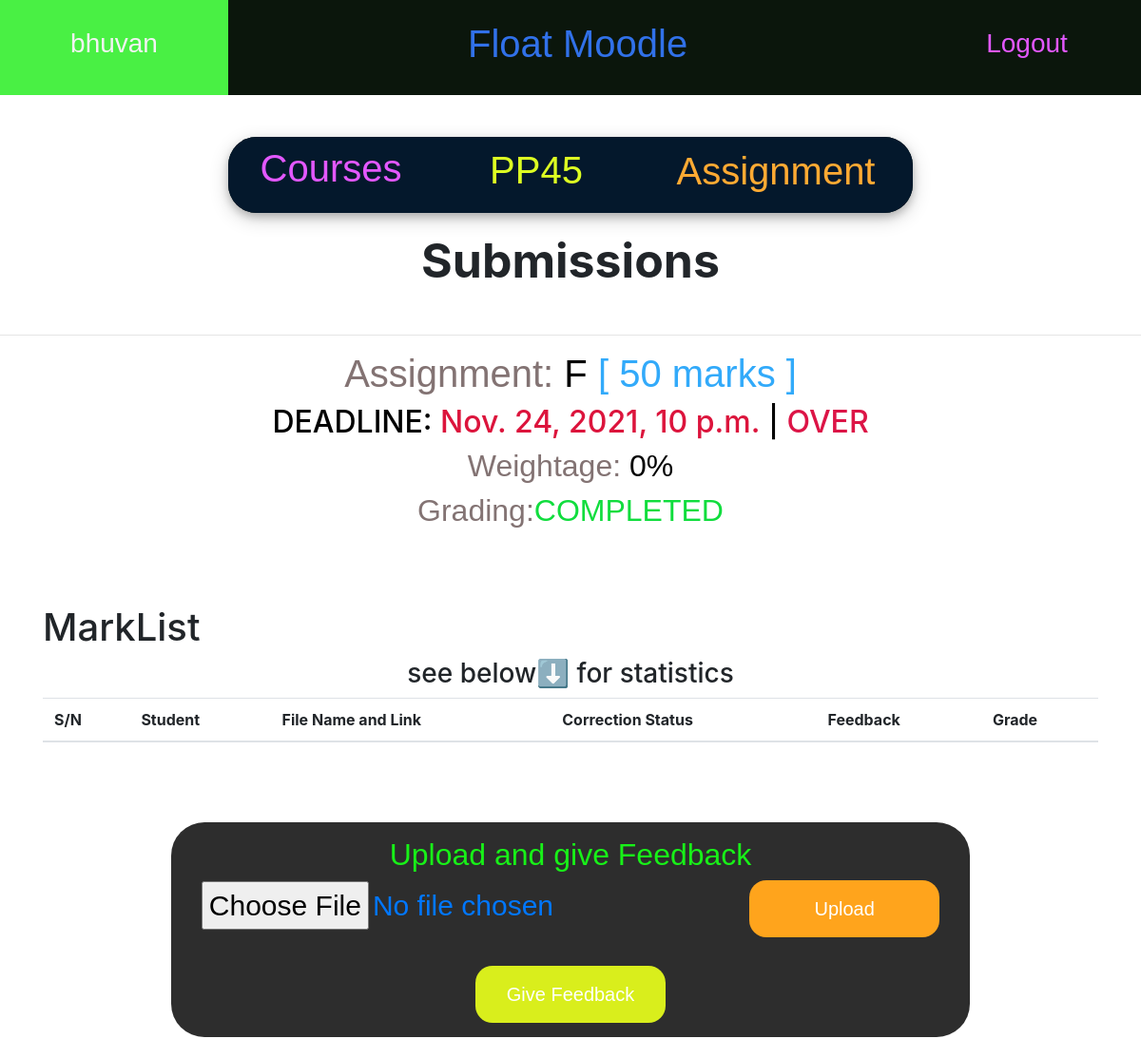
Page /courses/1/assign/11/submissions (signed in, upper part) on the earlier database version.
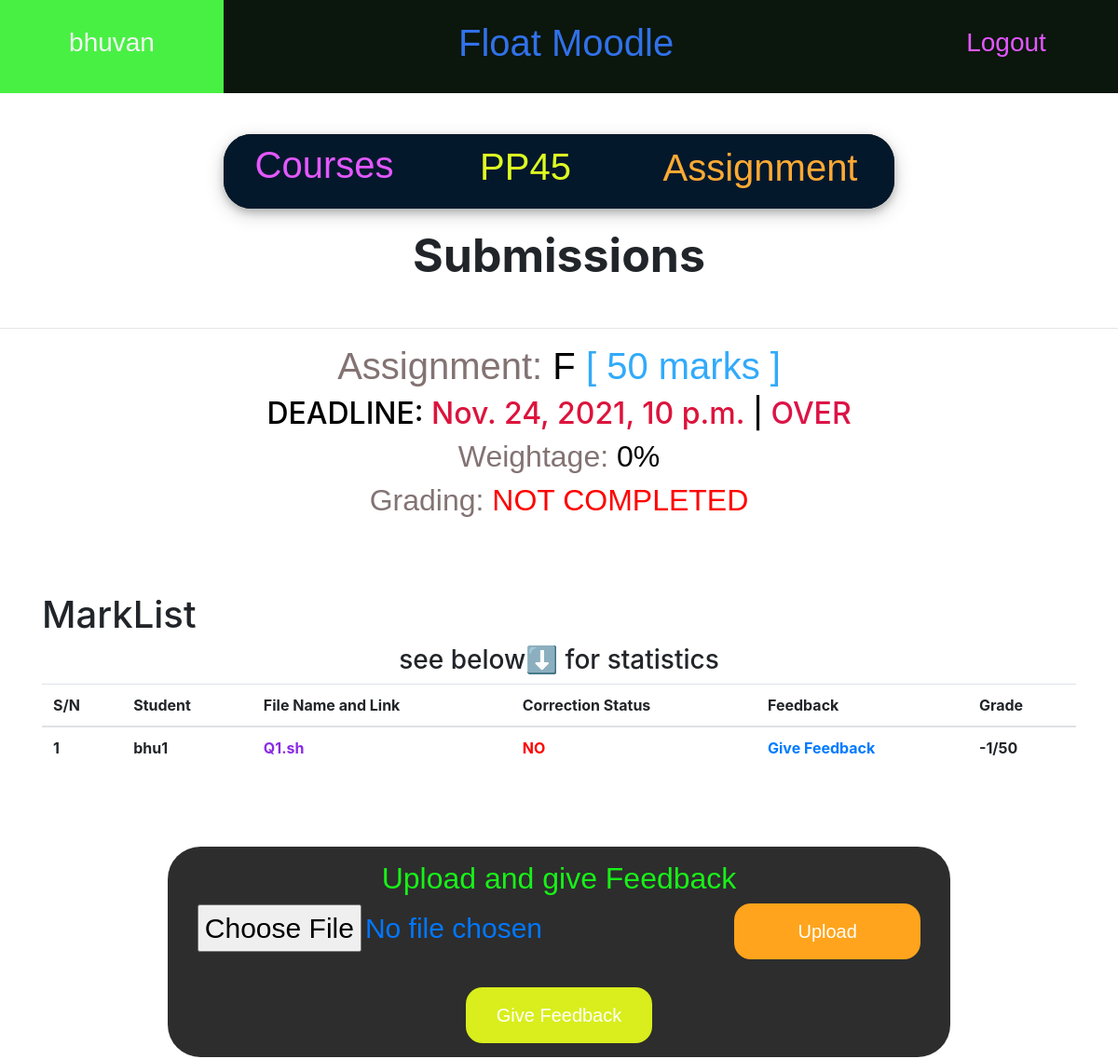
Same page on the later database version.
### courses/models.py (models this page shows, shortened)
class Assignment(models.Model):
    name = models.CharField(max_length=128,default='')
    link = models.URLField(default='')
    file_name = models.CharField(max_length=100,default='problem_statement')
    file = models.FileField(upload_to='assignments',blank=True)
    statement = models.CharField(max_length=300,default='')
    course = models.ForeignKey(Course,on_delete=models.CASCADE)
    maxmarks = models.IntegerField(default=100)
    deadline = models.DateTimeField(blank=False) #need to set while creating assign.
    weightage = models.IntegerField(default=0)
    feedfile = models.FileField(upload_to='feedback', blank = True)

class FileSubmission(models.Model):
    user = models.ForeignKey(User,on_delete=models.CASCADE)
    file = models.FileField(upload_to='submissions',blank=True)
    file_name = models.CharField(max_length=100,default='submission')
    assignment = models.ForeignKey(Assignment,on_delete=models.CASCADE)
    feedback = models.CharField(max_length=500,default='Your Feedback Appears Here')
    corrected = models.CharField(max_length=10,default='NO')
    grade = models.IntegerField(default=-1)
    sub_time = models.DateTimeField(auto_now=True) #last 'MODIFIED' time. // automatically updates itself.

### courses/views.py (the view)
# urls.py: path('<int:course_id>/assign/<int:assign_id>/submissions',views.submissions,name ='submissions'),
def submissions(request,course_id,assign_id):
    a = Assignment.objects.get(pk = assign_id)
    c = Course.objects.get(pk = course_id )
    if not request.user.is_authenticated:
        return redirect('login')
    uname = request.user.username
    Snames = [ s.username for s in c.students.all() ]
    Tnames = [ s.username for s in c.TAs.all() ]
    uname = request.user.username
    if uname not in Tnames and uname != c.instructor.username:
        return redirect('CourseHome')
    if request.method == 'POST':
        form = AssignmentSubmitForm(request.POST,request.FILES)
        if form.is_valid():
            s_file = request.FILES.get('file',False)
            if s_file:
                a.feedfile = s_file
                a.save()
                give_feedback(c,a)
                return redirect('submissions',course_id,assign_id)
    else:
        form = AssignmentSubmitForm()
    grading_done = True
    for sub in a.filesubmission_set.all():
        if sub.corrected == 'NO':
            grading_done = False
            break
    marks = assign_marks_array(c,a)
    min_marks = np.amin(marks)
    max_marks = np.amax(marks)
    cap = a.maxmarks
    M_mean = marks.mean()
    M_sd = marks.std()
    M_var = M_sd*M_sd
    if True:
        ax = plt.figure().gca()
        ax.yaxis.set_major_locator(MaxNLocator(integer=True))
        plt.hist(marks,bins = int(cap/10),edgecolor = 'k',linewidth = 2,color='blue',alpha = 0.68,label='Marks')
        plt.xlabel('Whole Marks Range',fontsize = 15)
        plt.ylabel('Frequency',fontsize = 15)
        plt.title('Histogram of obtained Marks, Mean',fontsize = 18)
        plt.xlim([-10,cap+10])
        plt.grid(axis='y', alpha=0.5)
        plt.axvline(marks.mean(), color= '#01153E', linestyle='dashed', linewidth=2.5,label = 'mean')
        ax.legend(loc='lower center', bbox_to_anchor=(0.5, 0.1),
            ncol=3, fancybox=True, shadow=True)
        buf = BytesIO()
        plt.savefig(buf, format='png', dpi=300)
        histm = base64.b64encode(buf.getvalue()).decode('utf-8').replace('\n', '')
        buf.close()
        plt.clf()
    if True:
        ax = plt.figure().gca()
        ax.yaxis.set_major_locator(MaxNLocator(integer=True))
        plt.hist(marks,bins = int(cap/10),edgecolor = 'k',linewidth = 2,color='r',alpha = 0.7,label='Marks')
        plt.xlabel('Obtained Marks Range',fontsize = 15)
        plt.ylabel('Frequency',fontsize = 15)
        plt.title('Histogram of obtained Marks, Mean',fontsize = 18)
        plt.xlim([min_marks-5,max_marks+5])
        plt.grid(axis='y', alpha=0.5)
        plt.axvline(marks.mean(), color= 'k', linestyle='dashed', linewidth=2.5,label = 'mean')
        ax.legend(loc='lower center', bbox_to_anchor=(0.5, 0.1),
            ncol=3, fancybox=True, shadow=True)
        buf = BytesIO()
        plt.savefig(buf, format='png', dpi=300)
        histv = base64.b64encode(buf.getvalue()).decode('utf-8').replace('\n', '')
        buf.close()
        plt.clf()
    args = {
        'assign': a,
        'course': c,
        'submissions': list(a.filesubmission_set.all()),
        'form': form,
        'nowtime': datetime.datetime.now(),
        'GRADED': grading_done,
        'histv':histv,
        'histm':histm,
        'mean': round(M_mean,2),
        'sd': round(M_sd,2),
        'var': round(M_var,2),
    }
    return render(request,'courses/submissions.html',args)

### courses/forms.py
class AssignmentSubmitForm(forms.Form):
    file = forms.FileField(label='Submission File',required=True)

### courses/views.py (called while the page is built)
def assign_marks_array(course,assign):
    A = assign
    C = course
    S = C.students.all()
    Snames = [ s.username for s in S ]
    numS = len(S)
    Data = np.zeros(numS)
    for sub in A.filesubmission_set.all():
        ind = Snames.index(sub.user.username)
        if sub.corrected == 'YES':
            Data[ind] = sub.grade
    return Data

### accounts/templates/courses/submissions.html (shortened to what the changed rows need)
{% extends 'base.html' %}
{% block H %}
<link rel="stylesheet" href="https://maxcdn.bootstrapcdn.com/bootstrap/4.0.0/css/bootstrap.min.css"
 />
{% endblock %}
{% block content %}
<br>
<div class="Conth" style="height: 80px; width: 60%; align-self: center; margin: 20px 20%;  border-radius: 30px;     box-shadow: 0 4px 8px 0 rgba(0, 0, 0, 0.2), 0 6px 20px 0 rgba(0, 0, 0, 0.19);">
  <a href="{% url 'CourseHome'  %}" class="Conth hov3 ContL hov8" style="width: 30%; height: 100%; display: block; text-decoration: none;">
      <h2 style="margin-left: 0%; margin-top: 4%; font-family: Verdana, Geneva, Tahoma, sans-serif; font-size: 40px;">Courses</h2>
  </a>
  <a href="{% url 'coursepage' course.pk %}" class="Conth hov1 ContL" style="width: 30%; height: 100%; display: block; text-decoration: none; ">
  <h2 style="margin-left: 0%; margin-top: 5%; font-family: Verdana, Geneva, Tahoma, sans-serif; font-size: 40px;" >{{ course.name }}</h2>
  </a>
  <a href="{% url 'assign_page' course.pk assign.pk %}" class="Conth hov4 ContL" style="width: 40%; height: 100%; display: block; text-decoration: none; ">
      <h2 style="margin-left: 0%; margin-top: 4%; font-family: Verdana, Geneva, Tahoma, sans-serif; font-size: 40px;">Assignment</h2>
  </a>
</div>
<div style="text-align: center;">
  <h1 style="font-size: 50px; font-weight: 700;">Submissions</h1>
  </div>
<br>
<div class="f1" style="text-align: center; width: 100%;"><h1><div style="display: inline; color: rgb(131, 115, 115);">Assignment:</div>  {{ assign.name }}  <div style="display: inline; color: rgb(50, 170, 250);">[ {{ assign.maxmarks }} marks ]</div></h1></div>
<div style="text-align: center;">
{% if nowtime < assign.deadline %}
<h2 style="color: rgb(0, 0, 0);">DEADLINE:  <div style="display: inline; color: crimson;">{{ assign.deadline }}</div> | <div style="display: inline; color: rgb(20, 220, 30);">RUNNING</div></h2>
{% else %}
<h2 style="color: rgb(0, 0, 0);">DEADLINE:  <div style="display: inline; color: crimson;">{{ assign.deadline }}</div> | <div style="display: inline; color: rgb(220, 20, 70);">OVER</div></h2>
{% endif %}
</div>
<div class="f1" style="text-align: center; width: 100%;">
    <h2><div style="display: inline; color: rgb(131, 115, 115);">Weightage:</div>  {{ assign.weightage }}% </h2>
    <div style="text-align: center;">
      {% if GRADED %}
          <h2 style="color: rgb(16, 221, 61);"><div style="display: inline; color: rgb(131, 115, 115);">Grading:</div>COMPLETED</h2>
      {% else %}
          <h2 style="color: red;" "><div style="display: inline; color: rgb(131, 115, 115);">Grading:</div> NOT COMPLETED </h2>
      {% endif %}
    </div>
  </div>
<br>
<div class="container mt-5" style="background-color: rgb(255, 255, 255);">
  <h1>MarkList</h1>
    <div class="row">
        <div class="col-12">
            <table class="table">
                <thead>
                  <tr>
                    <th >S/N</th>
                    <th >Student</th>
                    <th >File Name and Link</th>
                    <th>Correction Status</th>
                    <th>Feedback</th>
                    <th>Grade</th>
                  </tr>
                </thead>
                <tbody>
                  {% for d in submissions %}
                  <tr>
                    <th>{{forloop.counter}}</th>
                    <th>{{d.user.username}}</th>
                    <th ><a download href="{{d.file.url}}" style="color: blueviolet;">{{d.file_name}}</a></th>
                    {% if d.corrected == "YES" %}
                    <th style="color: rgb(36, 197, 31);">{{d.corrected}}</th>
                    {% else %}
                    <th style="color: red;">{{d.corrected}}</th>
                    {% endif %}
                    {% if d.corrected == "YES" %}
                      <th><a href="{%url 'feedback' course.pk assign.pk d.pk %}">View/Modify Feedback</a></th>
                    {% else %}
                      <th><a href="{%url 'feedback' course.pk assign.pk d.pk %}">Give Feedback</a></th>
                    {% endif %}
                      <th>{{ d.grade }}/{{assign.maxmarks}}</th>
                  </tr>
                  {% endfor %}
                </tbody>
              </table>
        </div>
    </div>
</div>
<br>
<br>
<div class="assignment2">
  <form method="post" enctype="multipart/form-data" action="" >
      <h2 style="color: rgb(24, 241, 24);">Upload and give Feedback</h2>
      {% for field in form %}
          {{field}}
      {% endfor %}
          <button type="submit" class="button4">Upload</button>
    </form>
</div>
<br>
<br>
<br>
{% endblock %}

Differences in the rows shown:
added FileSubmission: user.username "bhu1", file_name "Q1.sh", corrected "NO", shows "Give Feedback", grade "-1", {{ assign.maxmarks }} "50"
Other differences:
text no longer shown: "COMPLETED"
text now shown: "NOT COMPLETED"
